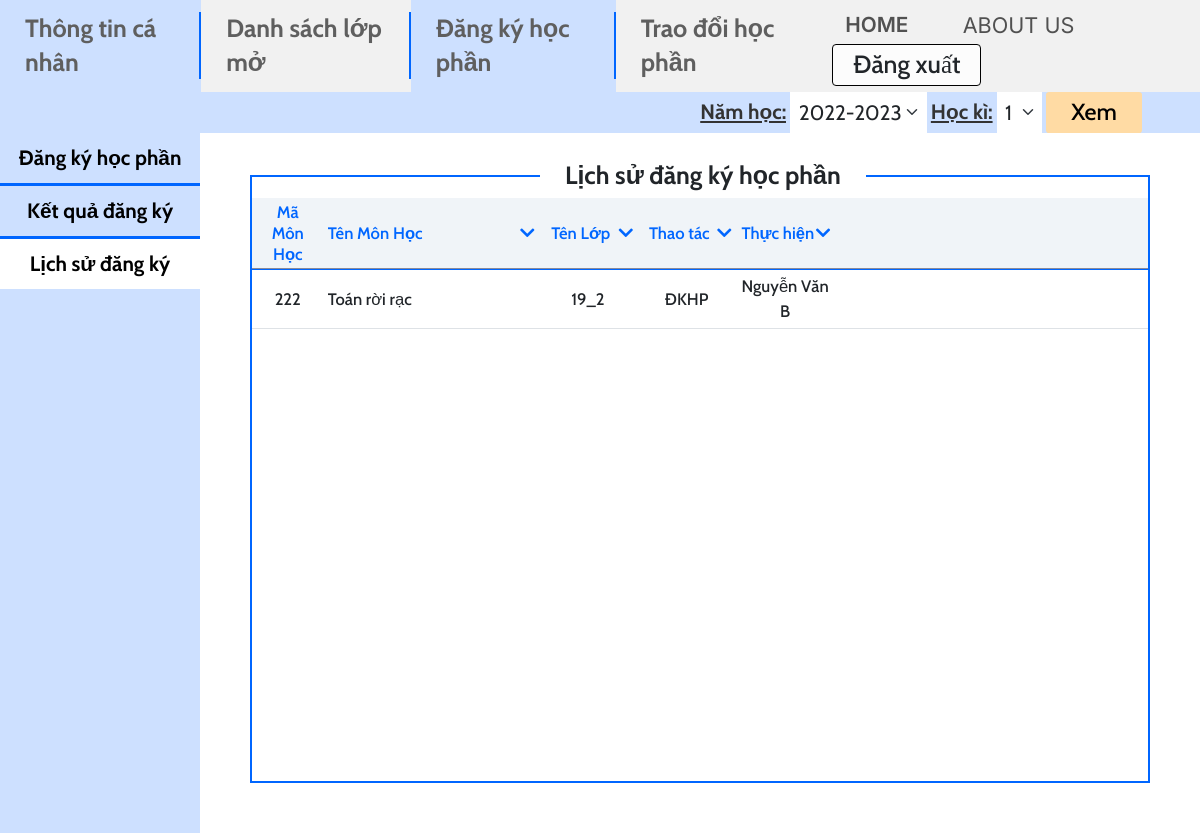
The app's page /mvc/views/History.php (signed in) with its own data.
### tables this page shows
CREATE TABLE `enrollment` (
  `period_id` int(11) NOT NULL,
  `course_id` int(11) NOT NULL,
  `student_id` int(11) NOT NULL,
  `mark` float DEFAULT NULL,
  `class_id` int(11) NOT NULL
);

CREATE TABLE `course` (
  `ID` int(11) NOT NULL,
  `name` varchar(100) NOT NULL,
  `credits` int(11) NOT NULL,
  `faculty` int(11) DEFAULT NULL
);

CREATE TABLE `class` (
  `ID` int(11) NOT NULL,
  `name` varchar(45) NOT NULL,
  `school_year` year(4) NOT NULL,
  `faculty` int(11) NOT NULL
);

CREATE TABLE `student` (
  `ID` int(11) NOT NULL,
  `username` varchar(45) NOT NULL,
  `password` varchar(100) NOT NULL,
  `faculty` int(11) NOT NULL,
  `class` int(11) NOT NULL,
  `school_year` year(4) NOT NULL,
  `fullname` varchar(100) NOT NULL,
  `email` varchar(45) NOT NULL,
  `address` varchar(100) DEFAULT NULL,
  `date_of_birth` date DEFAULT NULL,
  `max_credits` int(11) NOT NULL
);

### mvc/views/History.php (the view, shortened to what this page needs)
<?php
include "../config/db_connect.php";
$sql = "SELECT co.ID, co.name, c.name as class_name, co.credits, aci.room, en.period_id, en.class_id, stu.fullname
from enrollment en inner join class c on en.class_id = c.ID
inner join course co on en.course_id = co.ID
inner join available_course_info aci on en.period_id = aci.period_id and en.course_id = aci.course_id and en.class_id = aci.class_id
inner join student stu on stu.id = en.student_id
where en.student_id = " . $_SESSION['student_id'];
$query = $conn->query($sql);
$query->setFetchMode(PDO::FETCH_ASSOC);
?>
<!DOCTYPE html>
<html lang="en">
<head>
  <link href="https://cdn.jsdelivr.net/npm/bootstrap@5.2.3/dist/css/bootstrap.min.css" rel="stylesheet" />
  <link rel="stylesheet" href="https://cdnjs.cloudflare.com/ajax/libs/font-awesome/5.15.3/css/all.min.css">
  <link rel="stylesheet" href="../../public/css/History.css" />
</head>
<body>
  <nav class="navbar navbar-expand-sm bg-primary navbar-light filter-bar">
    <ul class="navbar-nav ms-auto">
      <li class="nav-item bg-primary">
        <span class="navtext label">Năm học:</span>
      </li>
      <li class="nav-item bg-primary">
        <select class="form-select nav-namhoc">
          <option value="2022-2023">2022-2023</option>
        </select>
      </li>
      <li class="nav-item bg-primary">
        <span class="navtext label">Học kì:</span>
      </li>
      <li class="nav-item bg-primary">
        <select class="form-select nav-hk">
          <option value="1">1</option>
        </select>
      </li>
      <li class="nav-item bg-primary">
        <button type="button" class="btn nav-item-button">Xem
        </button>
      </li>
    </ul>
  </nav>
  <div class="container-fluid" style="padding: 0 !important">
    <div class="row h-100" style="margin: 0!important">
      <div class="col-2 bg-primary pane">
        <div class="list-group-flush">
          <a href="./Register.php" class="list-group-item list-group-item-action left-register">Đăng ký học phần</a>
          <a href="./Result.php" class="list-group-item list-group-item-action left-result">Kết quả đăng ký</a>
          <a href="./History.php" class="list-group-item list-group-item-action left-history">Lịch sử đăng ký</a>
        </div>
      </div>
      <div class="col-10" style="padding: 0px !important">
        <div class="container-fluid" style="padding: 5rem 6rem 6rem 6rem!important;">
          <div class="container-table" style="height: calc(100vh - 23rem)">
            <div class="table-responsive" style="width: 100%; height: 100%">
              <h2 class="table-label">Lịch sử đăng ký học phần</h2>
              <table class="table table-responsive table-hover">
                <thead>
                  <tr>
                    <th style="width: 8%">Mã<br>Môn Học</th>
                    <th style="width: 24%">
                      <div style="display:flex; align-items:center; justify-content: center">
                        <div style="margin-left: 0;">Tên Môn Học</div>
                        <div style="margin-left: auto"><i class="fa fa-chevron-down"></i></div>
                      </div>
                    </th>
                    <th style="width: 11%">
                      <div style="display:flex; align-items:center; justify-content: center">
                        <div style="margin-left: auto">Tên Lớp</div>
                        <div style="margin-left: auto"><i class="fa fa-chevron-down"></i></div>
                      </div>
                    </th>
                    <th style="width: 11%">
                      <div style="display:flex; align-items:center; justify-content: center">
                        <div style="margin-left: auto">Thao tác</div>
                        <div style="margin-left: auto"><i class="fa fa-chevron-down"></i></div>
                      </div>
                    </th>
                    <th style="width: 11%">
                      <div style="display:flex; align-items:center; justify-content: center">
                        <div style="margin-left: auto">Thực hiện</div>
                        <div style="margin-left: auto"><i class="fa fa-chevron-down"></i></div>
                      </div>
                    </th>
                    <th style="width: 35%"></th>
                  </tr>
                </thead>
                <tbody>
                  <?php
                  while ($row = $query->fetch()) { ?>
                    <tr>
                      <td><?php echo $row['ID']; ?></td>
                      <td style="text-align: left;">
                        <?php echo $row['name']; ?>
                      </td>
                      <td><?php echo $row['class_name']; ?></td>
                      <td>ĐKHP</td>
                      <td>
                        <?php echo $row['fullname']; ?>
                      </td>
                      <td></td>
                    </tr>
                    <?php } ?>
                </tbody>
              </table>
            </div>
          </div>
        </div>
      </div>
    </div>
  </div>
</body>
</html>

### public/css/History.css (style rules this page uses)
.left-history { background-color: white; }
.left-register { border: none !important; }
.list-group-item { font-weight: 700; font-size: 2.5rem; line-height: 4rem; padding: 1rem 0 !important; text-align: center; color: black !important; border-top: 1px solid #0066FF; }
.navbar .label { font-weight: 700; font-size: 2.5rem; line-height: 3rem; text-decoration-line: underline; font-feature-settings: 'pnum' on, 'lnum' on; color: #333333; }
.navbar .form-select { height: 100%; width: max-content; text-align: left; font-weight: 400; font-size: 2.5rem; margin: auto 0.5rem; border-radius: 0 !important; border: none !important; padding: 0 3rem 0 1rem !important; }
.nav-item-button, .nav-item-button:hover, .nav-item-button:active { color: #000000; background-color: #FFDBA4; font-weight: 500; font-size: 2.8rem; border: none; padding-left: 3rem; padding-right: 3rem; margin-right: 7rem; }
.pane { padding: 0 !important; }
.table-label { position: absolute; margin-top: -4.5rem; left: 45vw; font-weight: 700; font-size: 3rem; background-color: white; padding: 0 3rem; }
.container-table { position: block; min-width: 700px; padding: 2.6rem 0 0 0; border: 2px solid #0066FF; }
th { font-weight: 600; font-size: 2rem; line-height: 2.5rem; color: #0066FF; }
thead { position: sticky; position: -webkit-sticky; top: 0; background-color: #F0F4F8; z-index: 999; border-top: none !important; border-bottom: none !important; box-shadow: inset 0 -1px 0 #8B8A98; padding: 2px 0; }
table tbody:nth-of-type(1) tr:nth-of-type(1) td { border-top: none !important; }
td { padding: 1rem 0; }
tr { vertical-align: middle; text-align: center; font-weight: 500; font-size: 2rem; }
.bg-secondary { background-color: #F1F1F1 !important; }
.bg-primary { background-color: #CDE0FF !important; }
body { font-family: 'Cabin', sans-serif; height: 100vh; }
@media screen and (max-width: 2399px) { html { font-size: 62.5% !important; } }
@media screen and (max-width: 1699px) { html { font-size: 52% !important; } }

### mvc/views/History.php (style rules this page uses)
.nav-item.register { background-color: #cde0ff !important; }

### records on screen
enrollment: course.ID "222", course.name "Toán rời rạc", class.name "19_2", student.fullname "Nguyễn Văn B"
